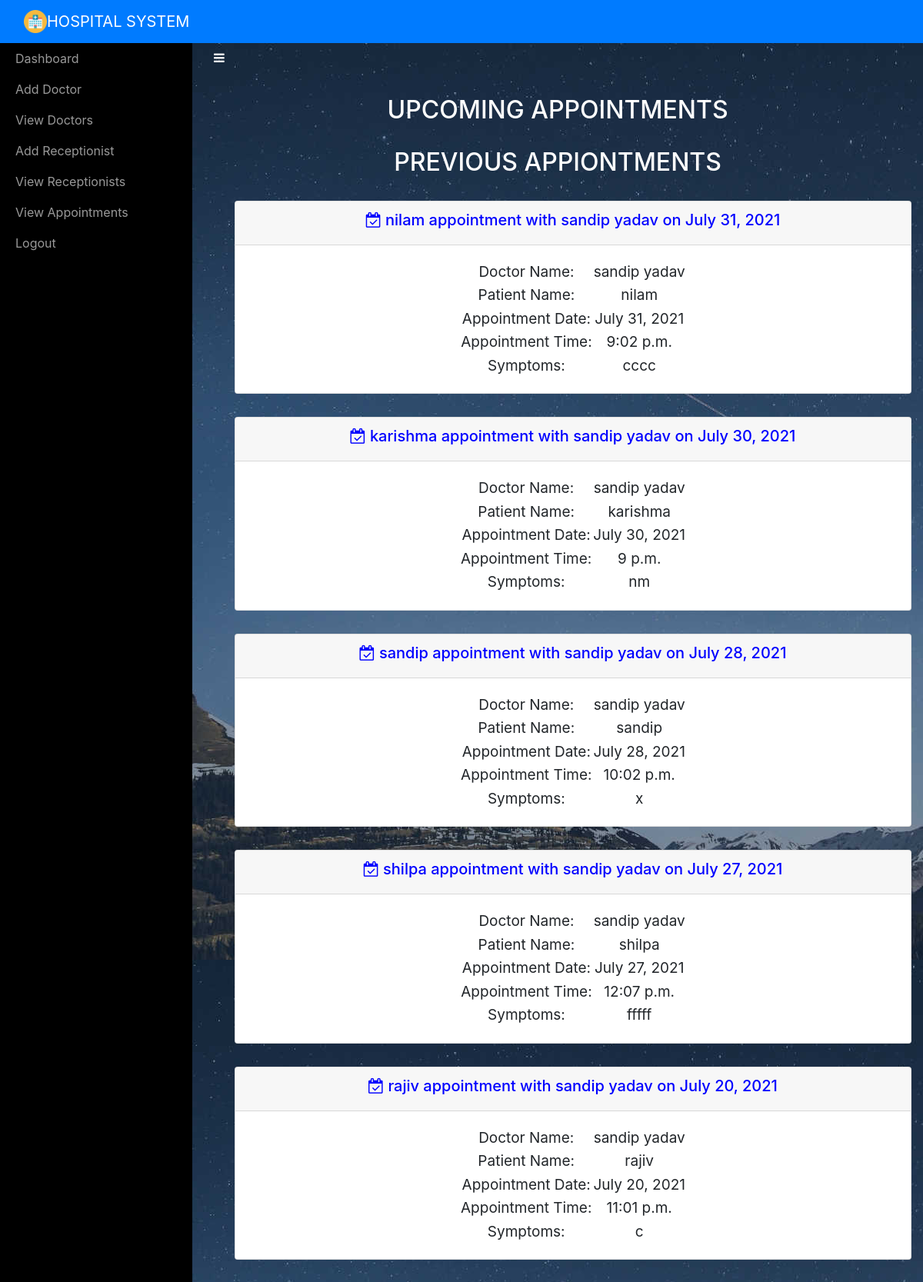
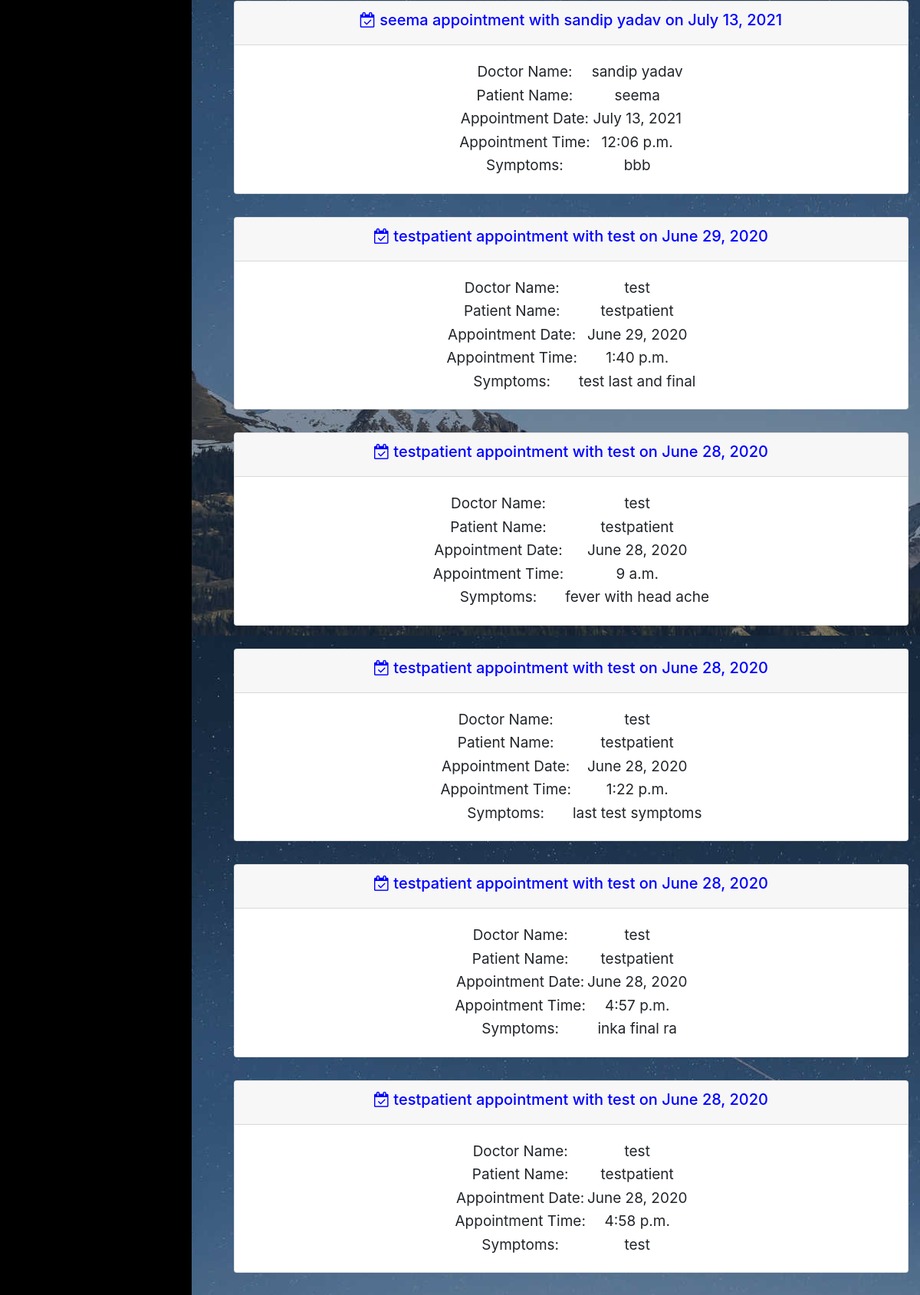
/adminviewAppointment/ (signed in, upper part), run on the app's committed database (2 pictures, top to bottom).
### sitehandler/models.py (models this page shows, shortened)
class Appointment(models.Model):
	doctorname = models.CharField(max_length=50)
	doctoremail = models.EmailField(max_length=50)
	patientname = models.CharField(max_length=50)
	patientemail = models.EmailField(max_length=50)
	appointmentdate = models.DateField(max_length=10)
	appointmenttime = models.TimeField(max_length=10)
	symptoms = models.CharField(max_length=100)
	status = models.BooleanField()
	prescription = models.CharField(max_length=200)

### sitehandler/views.py (the view)
# urls.py: path('adminviewAppointment/',adminviewAppointment,name='adminviewAppointment'),
def adminviewAppointment(request):
	if not request.user.is_staff:
		return redirect('login_admin')
	upcomming_appointments = Appointment.objects.filter(appointmentdate__gte=timezone.now(),status=True).order_by('appointmentdate')
	previous_appointments = Appointment.objects.filter(appointmentdate__lt=timezone.now()).order_by('-appointmentdate') | Appointment.objects.filter(status=False).order_by('-appointmentdate')
	d = { "upcomming_appointments" : upcomming_appointments, "previous_appointments" : previous_appointments }
	return render(request,'adminviewappointments.html',d)

### sitehandler/templates/adminviewappointments.html (shortened to what this page needs)
<!DOCTYPE html>
<html>
<head>
    {% include 'include.html' %}
    {% load static %}
</head>
<body style="background-image: url(&quot;{% static 'img/star-sky.jpg' %}&quot;);">
    {% include 'adminnav.html' %}
    <div id="wrapper">
        {% include 'admin_include.html' %}
        <div class="page-content-wrapper">
            <div class="container-fluid"><a class="btn btn-link" role="button" id="menu-toggle" href="#menu-toggle" style="color: white;"><i class="fa fa-bars"></i></a>
                <h2 class="text-center" style="color: white;">UPCOMING APPOINTMENTS</h2>
                <h2 class="text-center" style="color: white;">PREVIOUS APPIONTMENTS</h2>
                <div class="text-center" role="tablist" id="accordion-2">
                    {% for j in previous_appointments %}
                    <ul class = "collapsible popout text-center" data-collapsible = "accordion">
                        <li class="card">
                            <div class = "card-header collapsible-header">
                                <h5 style="color:blue;"><a><i class="fa fa-calendar-check-o"></i>  {{ j.patientname }} appointment with {{ j.doctorname }} on {{j.appointmentdate}}</a></h5>
                            </div>
                            <div class = "card-body collapsible-body">
                                <table align="center" class="card-text" style="font-size: 19px;">
                                    <tr>
                                        <td>Doctor Name:</td>
                                        <td>{{j.doctorname}}</td>
                                    </tr>
                                    <tr>
                                        <td>Patient Name:</td>
                                        <td>{{j.patientname}}</td>
                                    </tr>
                                    <tr>
                                        <td>Appointment Date:</td>
                                        <td>{{j.appointmentdate}}</td>
                                    </tr>
                                    <tr>
                                        <td>Appointment Time:</td>
                                        <td>{{j.appointmenttime}}</td>
                                    </tr>
                                    <tr>
                                        <td>Symptoms:</td>
                                        <td>{{j.symptoms}}</td>
                                    </tr>
                                </table>
                            </div>
                        </li>
                    </ul>
                    {% endfor %}
                </div>
            </div>
        </div>
    </div>
</body>
</html>

### sitehandler/static/css/Sidebar-Menu-1.css (style rules this page uses)
body { overflow-x: hidden; }
#wrapper { padding-left: 0; -webkit-transition: all 0.5s ease; -moz-transition: all 0.5s ease; -o-transition: all 0.5s ease; transition: all 0.5s ease; }
@media (min-width:768px) { #wrapper { padding-left: 250px; } }

### sitehandler/static/css/Sidebar-Menu.css (style rules this page uses)
#wrapper { padding-left: 0; -webkit-transition: all 0.5s ease; -moz-transition: all 0.5s ease; -o-transition: all 0.5s ease; transition: all 0.5s ease; }
@media (min-width:768px) { #wrapper { padding-left: 250px; } }

### sitehandler/static/css/styles.css (style rules this page uses)
.text-center { margin-top: 30px; }

### data on the page
Appointment: patientname "nilam", doctorname "sandip yadav", appointmentdate "July 31, 2021", appointmenttime "9:02 p.m.", symptoms "cccc"
Appointment: patientname "karishma", doctorname "sandip yadav", appointmentdate "July 30, 2021", appointmenttime "9 p.m.", symptoms "nm"
Appointment: patientname "sandip", doctorname "sandip yadav", appointmentdate "July 28, 2021", appointmenttime "10:02 p.m.", symptoms "x"
Appointment: patientname "shilpa", doctorname "sandip yadav", appointmentdate "July 27, 2021", appointmenttime "12:07 p.m.", symptoms "fffff"
Appointment: patientname "rajiv", doctorname "sandip yadav", appointmentdate "July 20, 2021", appointmenttime "11:01 p.m.", symptoms "c"
Appointment: patientname "seema", doctorname "sandip yadav", appointmentdate "July 13, 2021", appointmenttime "12:06 p.m.", symptoms "bbb"
Appointment: patientname "testpatient", doctorname "test", appointmentdate "June 29, 2020", appointmenttime "1:40 p.m.", symptoms "test last and final"
Appointment: patientname "testpatient", doctorname "test", appointmentdate "June 28, 2020", appointmenttime "9 a.m.", symptoms "fever with head ache"
Appointment: patientname "testpatient", doctorname "test", appointmentdate "June 28, 2020", appointmenttime "1:22 p.m.", symptoms "last test symptoms"
Appointment: patientname "testpatient", doctorname "test", appointmentdate "June 28, 2020", appointmenttime "4:57 p.m.", symptoms "inka final ra"
Appointment: patientname "testpatient", doctorname "test", appointmentdate "June 28, 2020", appointmenttime "4:58 p.m.", symptoms "test"
